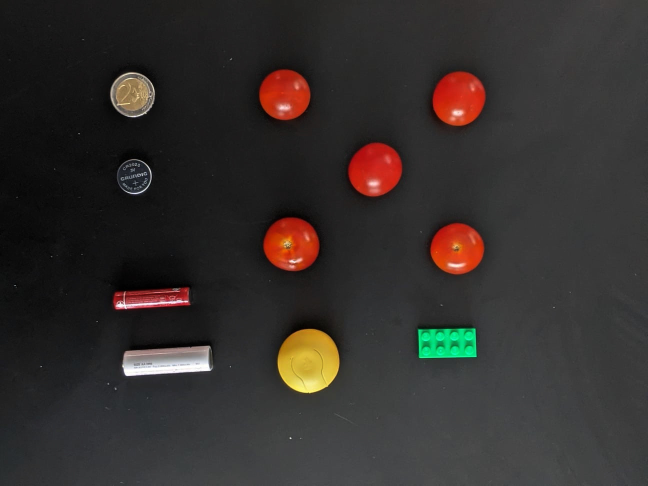
#> input picture 06_size_measurement/things.jpg, 1296 x 972 px (shown at 1/2 size)
$ python size_measurement.py
#> lines starting #> are read from the running program, lines starting #| are printed output that depends on the picture; after the words box and inside, x2 and y2 are one past the last pixel; in counts of white or black regions, pixels touching at a corner belong together
import cv2
import imutils
import numpy as np
from scipy.spatial import distance


img = cv2.imread("things.jpg")
#> img is the input picture: shape (972, 1296, 3); mean B, G, R 45, 47.3, 52.1
if img is None:
    exit("fail")


cv2.imshow("Things", img)
cv2.waitKey()

img_gray = cv2.cvtColor(img, cv2.COLOR_BGR2GRAY)
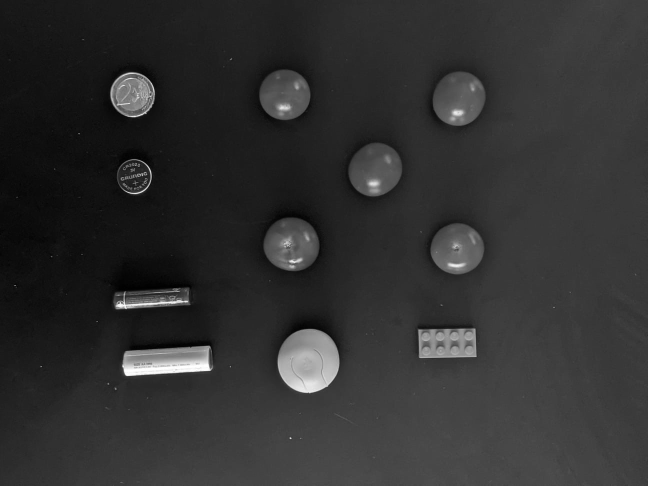
#> img_gray: shape (972, 1296) (shown at 1/2 size); min 0, max 255, mean 48.5
img_gray_blured = cv2.GaussianBlur(img_gray, (7, 7), 0)
edged = cv2.Canny(img_gray, 60, 200, 3)
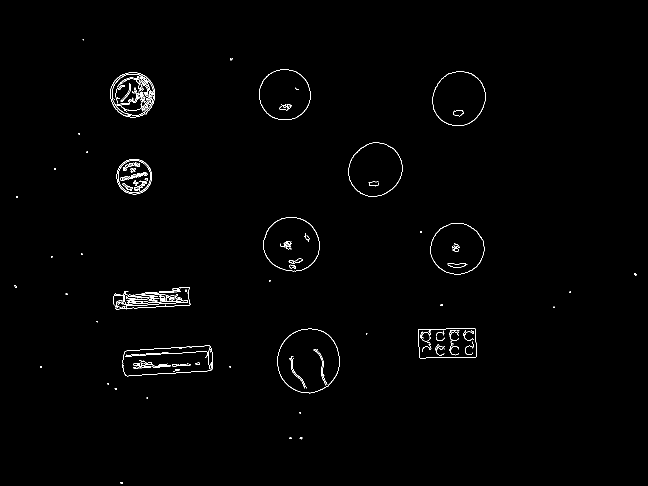
#> edged: shape (972, 1296) (shown at 1/2 size); 0.79% white in thin lines or dots, all inside (x1, y1, x2, y2) = (28, 78, 1273, 967)
cv2.imshow("Edged", edged)
cv2.waitKey()

dilated = cv2.dilate(edged, np.ones((5, 5), np.uint8), iterations=3)
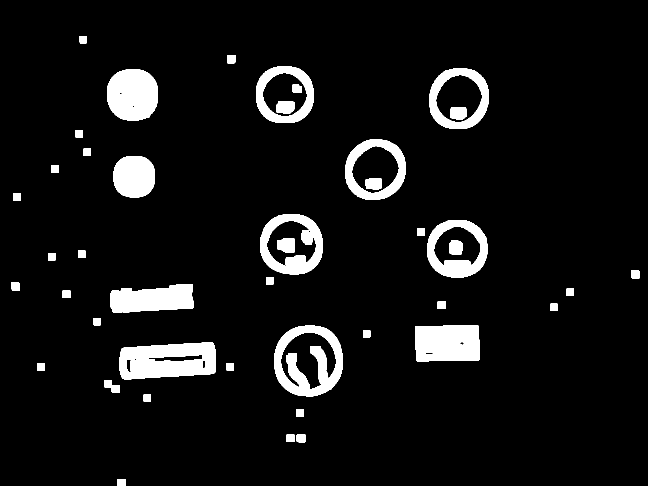
#> dilated: shape (972, 1296) (shown at 1/2 size); 7.3% white; 43 white regions, largest, box (x1, y1, x2, y2) and area: (238, 685, 432, 759) 11125, (549, 651, 685, 793) 9530, (830, 650, 960, 723) 8932
cv2.imshow("Dilated", dilated)
cv2.waitKey()

eroded = cv2.erode(dilated, np.ones((5, 5), np.uint8), iterations=2)
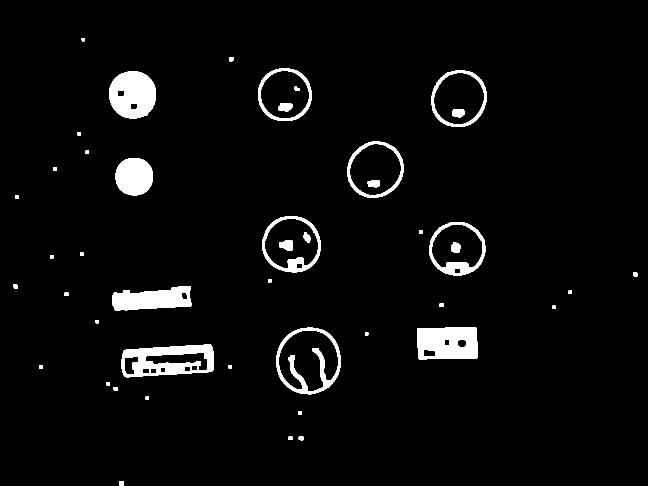
#> eroded: shape (972, 1296) (shown at 1/2 size); 4% white; 45 white regions
cv2.imshow("Eroded", eroded)
cv2.waitKey()

contours = cv2.findContours(eroded.copy(), cv2.RETR_EXTERNAL, cv2.CHAIN_APPROX_SIMPLE)
#> contours = 38 contours; largest, box (x1, y1, x2, y2) and area: (553, 655, 681, 789) 13570, (524, 433, 642, 545) 10372, (242, 689, 428, 755) 9907, (863, 140, 974, 254) 9870, (694, 283, 807, 395) 9848
contours = imutils.grab_contours(contours)

contoured = img.copy()
contours = list(filter(lambda c: cv2.contourArea(c) > 400, contours))
#> contours = 11 contours; largest, box (x1, y1, x2, y2) and area: (553, 655, 681, 789) 13570, (524, 433, 642, 545) 10372, (242, 689, 428, 755) 9907, (863, 140, 974, 254) 9870, (694, 283, 807, 395) 9848
for contour in contours:
    cv2.drawContours(contoured, [contour], -1, (255, 0, 255), 2)
#> this loop made 11 passes
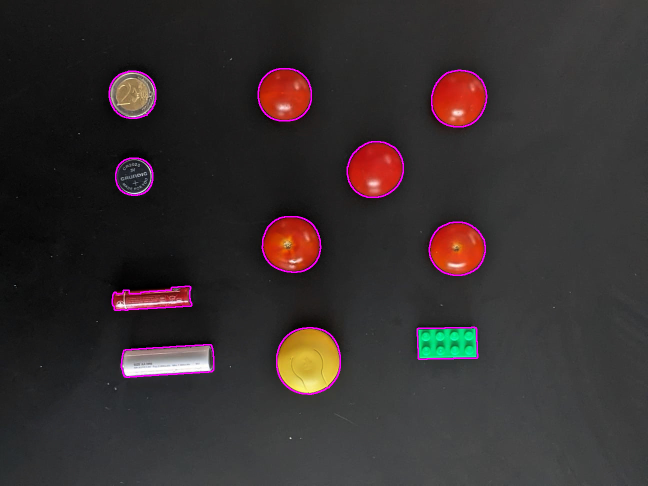
#> contoured: shape (972, 1296, 3) (shown at 1/2 size); 1.04% of pixels changed, all inside (x1, y1, x2, y2) = (217, 136, 975, 790)
cv2.imshow("Contoured", contoured)
cv2.waitKey()


def sort_contours(cnts, method="left-to-right"):
#> called with method = 'left-to-right'
    reverse = True if method == "right-to-left" or method == "bottom-to-top" else False
    i = 1 if method == "top-to-bottom" or method == "bottom-to-top" else 0
    boundingBoxes = [cv2.boundingRect(c) for c in cnts]
#> boundingBoxes = [(242, 689, 186, 66), (553, 655, 128, 134), (834, 654, 122, 65), (224, 572, 160, 49), (858, 444, 113, 107), (524, 433, 118, 112), (231, 316, 75, 75), (694, 283, 113, 112), (218, 142, 94, 95), (863, 140, 111, 114), (516, 137, 107, 105)]
    return zip(
        *sorted(zip(cnts, boundingBoxes), key=lambda b: b[1][i], reverse=reverse)
    )


conts, _ = sort_contours(contours)
#> conts has the same summary as contours
pixel_per_meter = None


def order_points(pts):
    xSorted = pts[np.argsort(pts[:, 0]), :]
    leftMost = xSorted[:2, :]
    rightMost = xSorted[2:, :]

    tl, bl = leftMost[np.argsort(leftMost[:, 1]), :]

    D = distance.cdist(tl[np.newaxis], rightMost, "euclidean")[0]
    br, tr = rightMost[np.argsort(D)[::-1], :]

    return np.array([tl, tr, br, bl], dtype="float32")


def midpoint(a, b):
    a = np.array(a)
    b = np.array(b)
    return tuple(((a + b) / 2).astype(int))


class Scaler:
    def __init__(self, two_euro_coin_diameter_px):
        two_euro_coin_diameter_mm = 25.75
        self.factor = two_euro_coin_diameter_mm / two_euro_coin_diameter_px

    def __call__(self, size_px):
        size_mm = size_px * self.factor
        return size_mm


scaler = None

for cont in conts:
    if cv2.contourArea(cont) < 100:
        continue

    box = cv2.minAreaRect(cont)
    box = cv2.boxPoints(box)
    box = np.array(box, int)

    box = order_points(box).astype(int)
    cv2.drawContours(img, [box], -1, (0, 255, 0), 2)
    tl, tr, br, bl = box

    top = midpoint(tl, tr)
    bot = midpoint(bl, br)
    left = midpoint(tl, bl)
    right = midpoint(tr, br)

    cv2.line(img, top, bot, (255, 255, 255), 2)
    cv2.line(img, left, right, (255, 255, 255), 2)
    d_height = distance.euclidean(top, bot)
    d_width = distance.euclidean(left, right)

    if scaler is None:
        scaler = Scaler((d_height + d_width) / 2)

    cv2.putText(
        img,
        f"{scaler(d_height):.2f}mm",
        top,
        cv2.FONT_HERSHEY_COMPLEX,
        0.4,
        (255, 255, 255),
    )
    cv2.putText(
        img,
        f"{scaler(d_width):.2f}mm",
        right,
        cv2.FONT_HERSHEY_COMPLEX,
        0.4,
        (255, 255, 255),
    )
    cv2.imshow("box", img)
    cv2.waitKey()
#> this loop made 11 passes
#> (box, leftMost in order_points, D in order_points, top, bot, left, right, d_height) on passes 3, 5, 6, 7: ([[231, 316], [305, 316], [305, 390], [231, 390]], [[231, 390], [231, 316]], [104.7, 74], (268, 316), (268, 390), (231, 353), (305, 353), 74), ([[516, 137], [622, 137], [622, 241], [516, 241]], [[516, 241], [516, 137]], [148.5, 106], (569, 137), (569, 241), (516, 189), (622, 189), 104), ([[524, 433], [641, 433], [641, 544], [524, 544]], [[524, 544], [524, 433]], [161.3, 117], (582, 433), (582, 544), (524, 488), (641, 488), 111), ([[553, 655], [680, 655], [680, 788], [553, 788]], [[553, 788], [553, 655]], [183.9, 127], (616, 655), (616, 788), (553, 721), (680, 721), 133)
#> (box, D in order_points, top, bot, left, right, d_height, d_width) on passes 2, 4, 9: ([[222, 581], [380, 571], [383, 611], [224, 622]], [158.3, 163.8], (301, 576), (303, 616), (223, 601), (381, 591), 40.05, 158.3), ([[239, 699], [425, 687], [428, 743], [243, 754]], [186.4, 194.1], (332, 693), (335, 748), (241, 726), (426, 715), 55.08, 185.3), ([[833, 656], [953, 653], [955, 716], [834, 718]], [120, 136], (893, 654), (894, 717), (833, 687), (954, 684), 63.01, 121)
#> pass 1, `cv2.imshow("box", img)`:
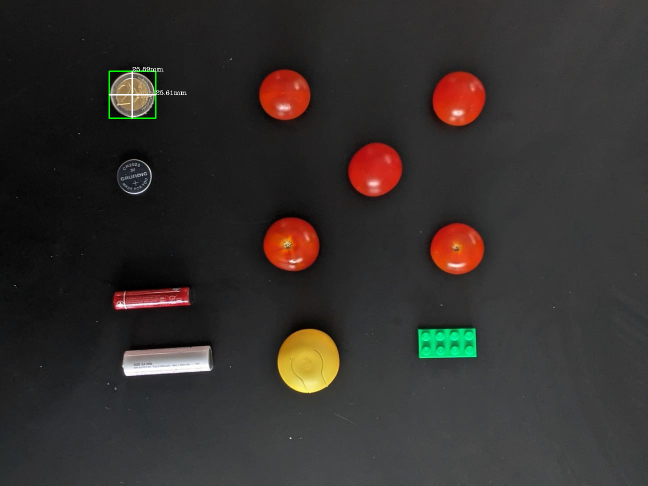
#> window 'box': shape (972, 1296, 3) (shown at 1/2 size); mean B, G, R 45.1, 47.6, 52.2
#> after the loop:
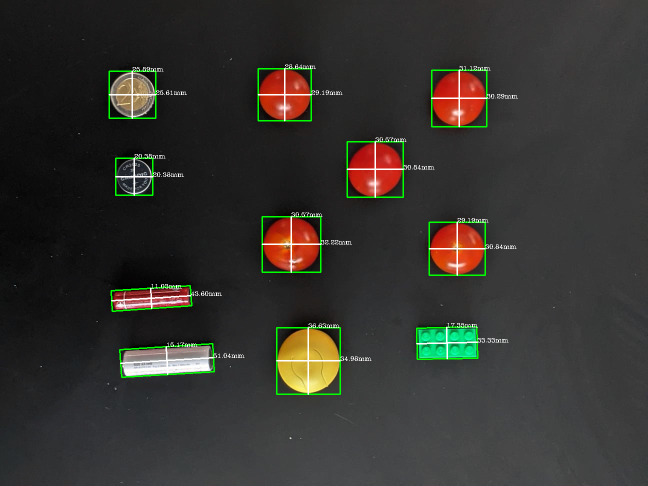
#> img: shape (972, 1296, 3) (shown at 1/2 size); 1.91% of pixels changed, all inside (x1, y1, x2, y2) = (217, 129, 1036, 790)

cv2.imwrite("things_measured.jpg", img)
